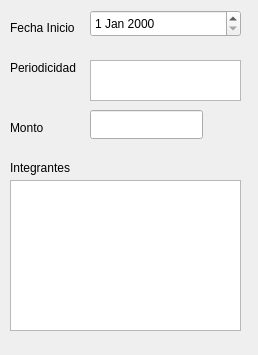
<?xml version="1.0" encoding="UTF-8"?>
<ui version="4.0">
 <class>tandaView</class>
 <widget class="QDialog" name="tandaView">
  <property name="geometry">
   <rect>
    <x>0</x>
    <y>0</y>
    <width>258</width>
    <height>355</height>
   </rect>
  </property>
  <property name="windowTitle">
   <string>Dialog</string>
  </property>
  <widget class="QLabel" name="label">
   <property name="geometry">
    <rect>
     <x>10</x>
     <y>160</y>
     <width>81</width>
     <height>16</height>
    </rect>
   </property>
   <property name="text">
    <string>Integrantes</string>
   </property>
  </widget>
  <widget class="QLabel" name="label_2">
   <property name="geometry">
    <rect>
     <x>10</x>
     <y>20</y>
     <width>81</width>
     <height>16</height>
    </rect>
   </property>
   <property name="text">
    <string>Fecha Inicio</string>
   </property>
  </widget>
  <widget class="QDateEdit" name="dateEdit">
   <property name="geometry">
    <rect>
     <x>90</x>
     <y>10</y>
     <width>151</width>
     <height>27</height>
    </rect>
   </property>
  </widget>
  <widget class="QLabel" name="label_3">
   <property name="geometry">
    <rect>
     <x>10</x>
     <y>60</y>
     <width>81</width>
     <height>16</height>
    </rect>
   </property>
   <property name="text">
    <string>Periodicidad</string>
   </property>
  </widget>
  <widget class="QLabel" name="label_4">
   <property name="geometry">
    <rect>
     <x>10</x>
     <y>120</y>
     <width>59</width>
     <height>15</height>
    </rect>
   </property>
   <property name="text">
    <string>Monto</string>
   </property>
  </widget>
  <widget class="QLineEdit" name="lineEdit">
   <property name="geometry">
    <rect>
     <x>90</x>
     <y>110</y>
     <width>113</width>
     <height>29</height>
    </rect>
   </property>
  </widget>
  <widget class="QListWidget" name="listWidgetPeriodo">
   <property name="geometry">
    <rect>
     <x>90</x>
     <y>60</y>
     <width>151</width>
     <height>41</height>
    </rect>
   </property>
  </widget>
  <widget class="QListWidget" name="listWidgetIntegrantes">
   <property name="geometry">
    <rect>
     <x>10</x>
     <y>180</y>
     <width>231</width>
     <height>151</height>
    </rect>
   </property>
   <property name="selectionMode">
    <enum>QAbstractItemView::MultiSelection</enum>
   </property>
  </widget>
 </widget>
 <resources/>
 <connections/>
</ui>
